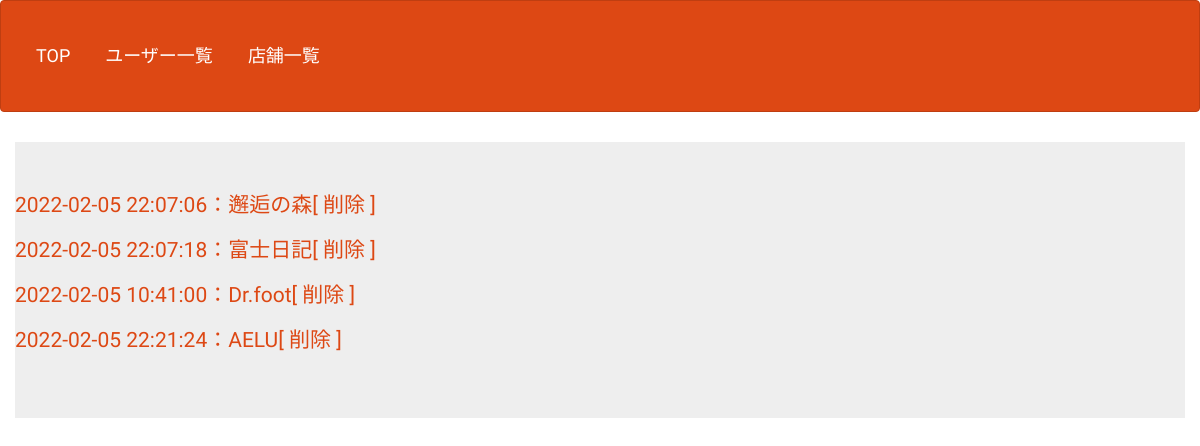
Page /select.php (signed in) on the earlier database version.
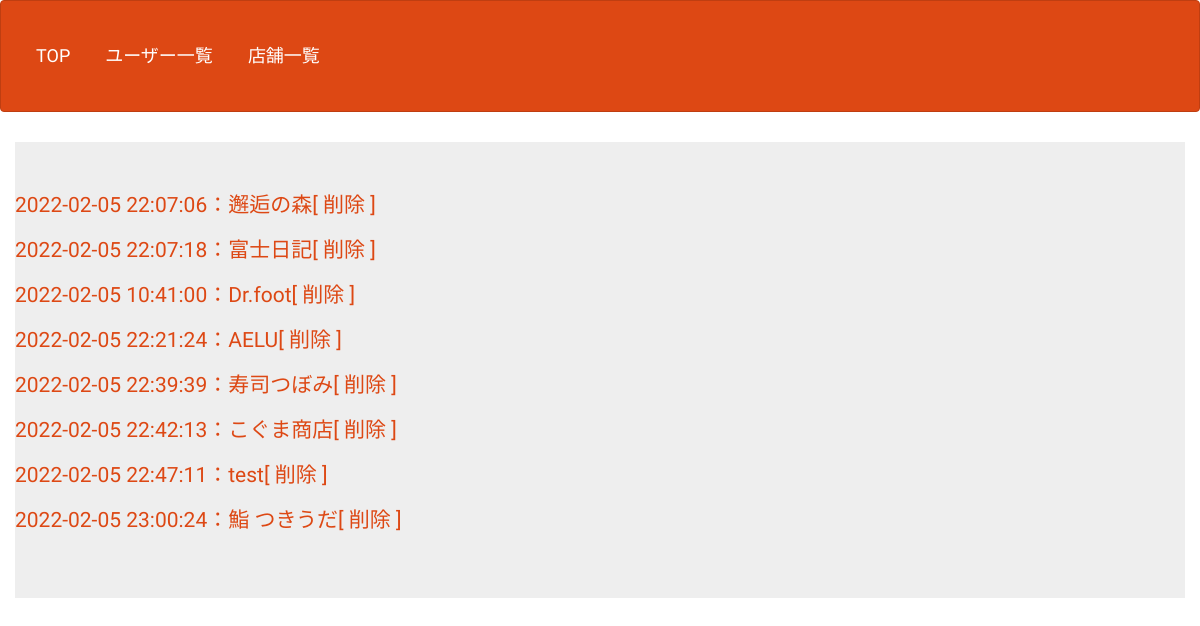
Same page on the later database version.
### tables this page shows
CREATE TABLE `gs_bm_table` (
  `id` int(12) NOT NULL,
  `bookname` varchar(64) DEFAULT NULL,
  `url` text NOT NULL,
  `comment` text NOT NULL,
  `indate` datetime NOT NULL
);

### select.php (the view, shortened to what this page needs)
<?php
$pdo = db_conn();
$stmt = $pdo->prepare('SELECT * FROM gs_bm_table');
$status = $stmt->execute();
$view = '';
if ($status === false) {
    sql_error($stmt);
} else {
    while ($result = $stmt->fetch(PDO::FETCH_ASSOC)) {
        $view .= '<p>';
        $view .= '<a href="bm_update_view.php?id=' . $result['id'] . '">';
        $view .= $result['indate'] . '：' . $result['bookname'];
        $view .= '</a>';
        $view .= '<a href="delete.php?id=' . $result['id'] . '">';
        $view .= '[ 削除 ]';
        $view .= '</a>';
        $view .= '</p>';
    }
}
?>
<!DOCTYPE html>
<html lang="ja">
<head>
    <link rel="stylesheet" href="css/range.css">
    <link href="css/bootstrap.min.css" rel="stylesheet">
</head>
<body id="main">
    <header>
        <nav class="navbar navbar-default">
            <div class="container-fluid">
                <div class="navbar-header">
                <div class="navbar-header"><a class="navbar-brand" href="index.php">TOP</a></div>
                <div class="navbar-header"><a class="navbar-brand" href="user_list.php">ユーザー一覧</a></div>
                <div class="navbar-header"><a class="navbar-brand" href="bm_list_view.php">店舗一覧</a></div>
                </div>
            </div>
        </nav>
    </header>
    <div>
        <div class="container jumbotron">
            <?= $view ?>
        </div>
    </div>
</body>
</html>

Differences in the rows shown:
added gs_bm_table: value "2022-02-05 22:39:39：寿司つぼみ [ 削除 ]"
added gs_bm_table: value "2022-02-05 22:42:13：こぐま商店 [ 削除 ]"
added gs_bm_table: value "2022-02-05 22:47:11：test [ 削除 ]"
added gs_bm_table: value "2022-02-05 23:00:24：鮨 つきうだ [ 削除 ]"
